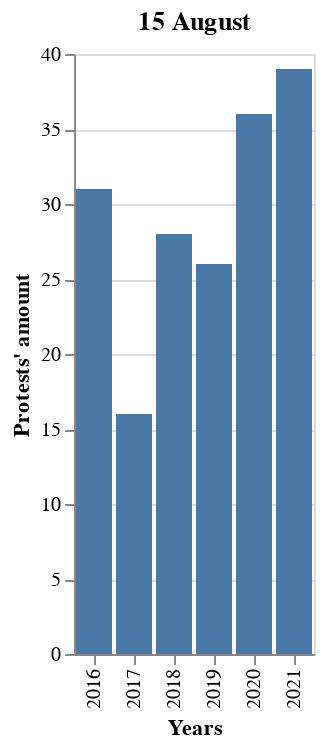

Notebook code cell kept with this figure:
### Code cell
plot_15_08

### Figure 1 — Vega-Lite specification as saved in the notebook (floating-point values rounded to 4 significant figures; data arrays with more than 128 entries replaced by an {"elided": "..."} marker saying what was removed)
{"data": {"values": {"elided": "176 records"}}, "encoding": {"x": {"field": "x", "title": "Years", "type": "ordinal"}, "y": {"aggregate": "count", "title": "Protests' amount", "type": "quantitative"}}, "mark": "bar", "title": "15 August"}
